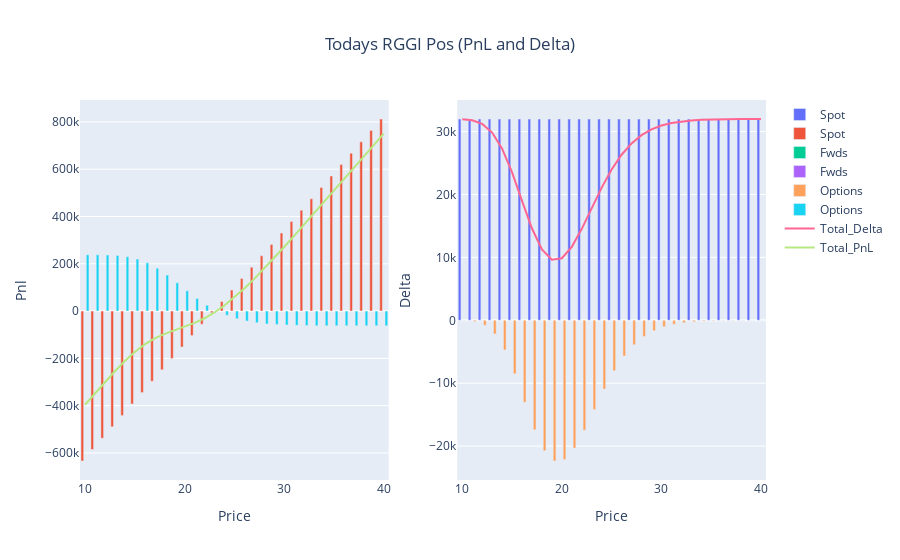

Notebook cell for this chart:
### Markdown cell above
# Today's Position

### Code cell
## USE THIS STYLE OF GRAPHING FOR TODAY DATE ENTRY ##
position_functions = Position_Reporting(positions, 'CCA', current_date)
pnl, delta, theta, vega, value = position_functions.combine_frame()

fig_d = go.Figure()

fig_d.add_trace(go.Bar(x=delta.Price, y=delta.Spot, name='Spot', base=0))
fig_d.add_trace(go.Bar(x=delta.Price, y=delta.Fwds, name='Fwds', base=0))
fig_d.add_trace(go.Bar(x=delta.Price, y=delta.Options, name='Options', base=0))
fig_d.add_trace(go.Scatter(x=delta.Price, y=delta.Total_Delta, mode='lines', name='Total_Delta'))

#fig_d.update_layout(title='ACCU Delta Today', xaxis_title='Price', yaxis_title='Delta', barmode='stack')
#fig_d.show()

#~~~~~~~~~~~~~~~~~~~~~~~~~~~~~~~~~
fig_p = go.Figure()

fig_p.add_trace(go.Bar(x=pnl.Price, y=pnl.Spot, name='Spot', base=0))
fig_p.add_trace(go.Bar(x=pnl.Price, y=pnl.Fwds, name='Fwds', base=0))
fig_p.add_trace(go.Bar(x=pnl.Price, y=pnl.Options, name='Options', base=0))
fig_p.add_trace(go.Scatter(x=pnl.Price, y=pnl.Total_Pnl, mode='lines', name='Total_PnL'))

#fig_p.update_layout(title='ACCU PnL Today', xaxis_title='Price', yaxis_title='pnl', barmode='stack')
#fig_p.show()


#~~~~~~~~~~~~~~~~~~~~~~~~~~~~~~~
fig = make_subplots(rows=1, cols=2)
for i in range(0,len(fig_d.data)):
    fig.add_trace(fig_d.data[i], row=1, col=2)
    fig.add_trace(fig_p.data[i], row=1, col=1)
    
#fig.update_layout(title={'text': 'Todays CCA Pos (PnL and Delta)','x': 0.5,'xanchor': 'center'}, barmode='stack')
fig.update_layout(title={'text': 'Todays CCA Pos (PnL and Delta)','x': 0.5,'xanchor': 'center'})

fig.update_xaxes(title_text="Price", row=1, col=1)
fig.update_yaxes(title_text="Pnl", row=1, col=1)
fig.update_xaxes(title_text="Price", row=1, col=2)
fig.update_yaxes(title_text="Delta", row=1, col=2)    
fig.show()

### Figure 1 — Plotly figure (JSON) as saved in the notebook; plotly's stock layout.template omitted (floating-point values rounded to 4 significant figures)
{"data": [{"base": 0, "name": "Spot", "type": "bar", "x": [10, 11, 12, 13, 14, 15, 16, 17, 18, 19, 20, 21, 22, 23, 24, 25, 26, 27, 28, 29, 30, 31, 32, 33, 34, 35, 36, 37, 38, 39, 40], "xaxis": "x2", "y": [32000, 32000, 32000, 32000, 32000, 32000, 32000, 32000, 32000, 32000, 32000, 32000, 32000, 32000, 32000, 32000, 32000, 32000, 32000, 32000, 32000, 32000, 32000, 32000, 32000, 32000, 32000, 32000, 32000, 32000, 32000], "yaxis": "y2"}, {"base": 0, "name": "Spot", "type": "bar", "x": [10, 11, 12, 13, 14, 15, 16, 17, 18, 19, 20, 21, 22, 23, 24, 25, 26, 27, 28, 29, 30, 31, 32, 33, 34, 35, 36, 37, 38, 39, 40], "xaxis": "x", "y": [-634000.0, -585800.0, -537600.0, -489300.0, -441100.0, -392900.0, -344700.0, -296500.0, -248300.0, -200100.0, -151900.0, -103700.0, -55440.0, -7232.0, 40980.0, 89190.0, 137400.0, 185600.0, 233800.0, 282000.0, 330200.0, 378500.0, 426700.0, 474900.0, 523100.0, 571300.0, 619500.0, 667700.0, 715900.0, 764100.0, 812400.0], "yaxis": "y"}, {"base": 0, "name": "Fwds", "type": "bar", "x": [10, 11, 12, 13, 14, 15, 16, 17, 18, 19, 20, 21, 22, 23, 24, 25, 26, 27, 28, 29, 30, 31, 32, 33, 34, 35, 36, 37, 38, 39, 40], "xaxis": "x2", "y": [0, 0, 0, 0, 0, 0, 0, 0, 0, 0, 0, 0, 0, 0, 0, 0, 0, 0, 0, 0, 0, 0, 0, 0, 0, 0, 0, 0, 0, 0, 0], "yaxis": "y2"}, {"base": 0, "name": "Fwds", "type": "bar", "x": [10, 11, 12, 13, 14, 15, 16, 17, 18, 19, 20, 21, 22, 23, 24, 25, 26, 27, 28, 29, 30, 31, 32, 33, 34, 35, 36, 37, 38, 39, 40], "xaxis": "x", "y": [0, 0, 0, 0, 0, 0, 0, 0, 0, 0, 0, 0, 0, 0, 0, 0, 0, 0, 0, 0, 0, 0, 0, 0, 0, 0, 0, 0, 0, 0, 0], "yaxis": "y"}, {"base": 0, "name": "Options", "type": "bar", "x": [10, 11, 12, 13, 14, 15, 16, 17, 18, 19, 20, 21, 22, 23, 24, 25, 26, 27, 28, 29, 30, 31, 32, 33, 34, 35, 36, 37, 38, 39, 40], "xaxis": "x2", "y": [-37.97, -207.3, -776.0, -2157.0, -4720.0, -8498.0, -13020.0, -17410.0, -20740.0, -22360.0, -22130.0, -20310.0, -17460.0, -14160.0, -10910.0, -8032.0, -5680.0, -3875.0, -2561.0, -1645.0, -1030.0, -630.2, -378.0, -222.6, -129.0, -73.68, -41.54, -23.15, -12.77, -6.981, -3.785], "yaxis": "y2"}, {"base": 0, "name": "Options", "type": "bar", "x": [10, 11, 12, 13, 14, 15, 16, 17, 18, 19, 20, 21, 22, 23, 24, 25, 26, 27, 28, 29, 30, 31, 32, 33, 34, 35, 36, 37, 38, 39, 40], "xaxis": "x", "y": [238000.0, 237800.0, 237100.0, 235100.0, 230000.0, 220200.0, 204100.0, 181100.0, 152100.0, 119400.0, 85700.0, 53560.0, 25020.0, 1177.0, -17680.0, -31890.0, -42140.0, -49280.0, -54070.0, -57190.0, -59170.0, -60400.0, -61150.0, -61590.0, -61850.0, -62000.0, -62080.0, -62130.0, -62160.0, -62170.0, -62180.0], "yaxis": "y"}, {"mode": "lines", "name": "Total_Delta", "type": "scatter", "x": [10, 11, 12, 13, 14, 15, 16, 17, 18, 19, 20, 21, 22, 23, 24, 25, 26, 27, 28, 29, 30, 31, 32, 33, 34, 35, 36, 37, 38, 39, 40], "xaxis": "x2", "y": [31960.0, 31790.0, 31220.0, 29840.0, 27280.0, 23500.0, 18980.0, 14590.0, 11260.0, 9636.0, 9870.0, 11690.0, 14540.0, 17840.0, 21090.0, 23970.0, 26320.0, 28120.0, 29440.0, 30360.0, 30970.0, 31370.0, 31620.0, 31780.0, 31870.0, 31930.0, 31960.0, 31980.0, 31990.0, 31990.0, 32000.0], "yaxis": "y2"}, {"mode": "lines", "name": "Total_PnL", "type": "scatter", "x": [10, 11, 12, 13, 14, 15, 16, 17, 18, 19, 20, 21, 22, 23, 24, 25, 26, 27, 28, 29, 30, 31, 32, 33, 34, 35, 36, 37, 38, 39, 40], "xaxis": "x", "y": [-396000.0, -348000.0, -300400.0, -254300.0, -211100.0, -172700.0, -140600.0, -115400.0, -96140.0, -80630.0, -66160.0, -50090.0, -30430.0, -6055.0, 23300.0, 57310.0, 95260.0, 136300.0, 179800.0, 224800.0, 271100.0, 318100.0, 365500.0, 413300.0, 461200.0, 509300.0, 557400.0, 605600.0, 653800.0, 702000.0, 750200.0], "yaxis": "y"}], "layout": {"title": {"text": "Todays RGGI Pos (PnL and Delta)", "x": 0.5, "xanchor": "center"}, "xaxis": {"anchor": "y", "domain": [0, 0.45], "title": {"text": "Price"}}, "xaxis2": {"anchor": "y2", "domain": [0.55, 1], "title": {"text": "Price"}}, "yaxis": {"anchor": "x", "domain": [0, 1], "title": {"text": "Pnl"}}, "yaxis2": {"anchor": "x2", "domain": [0, 1], "title": {"text": "Delta"}}}}
